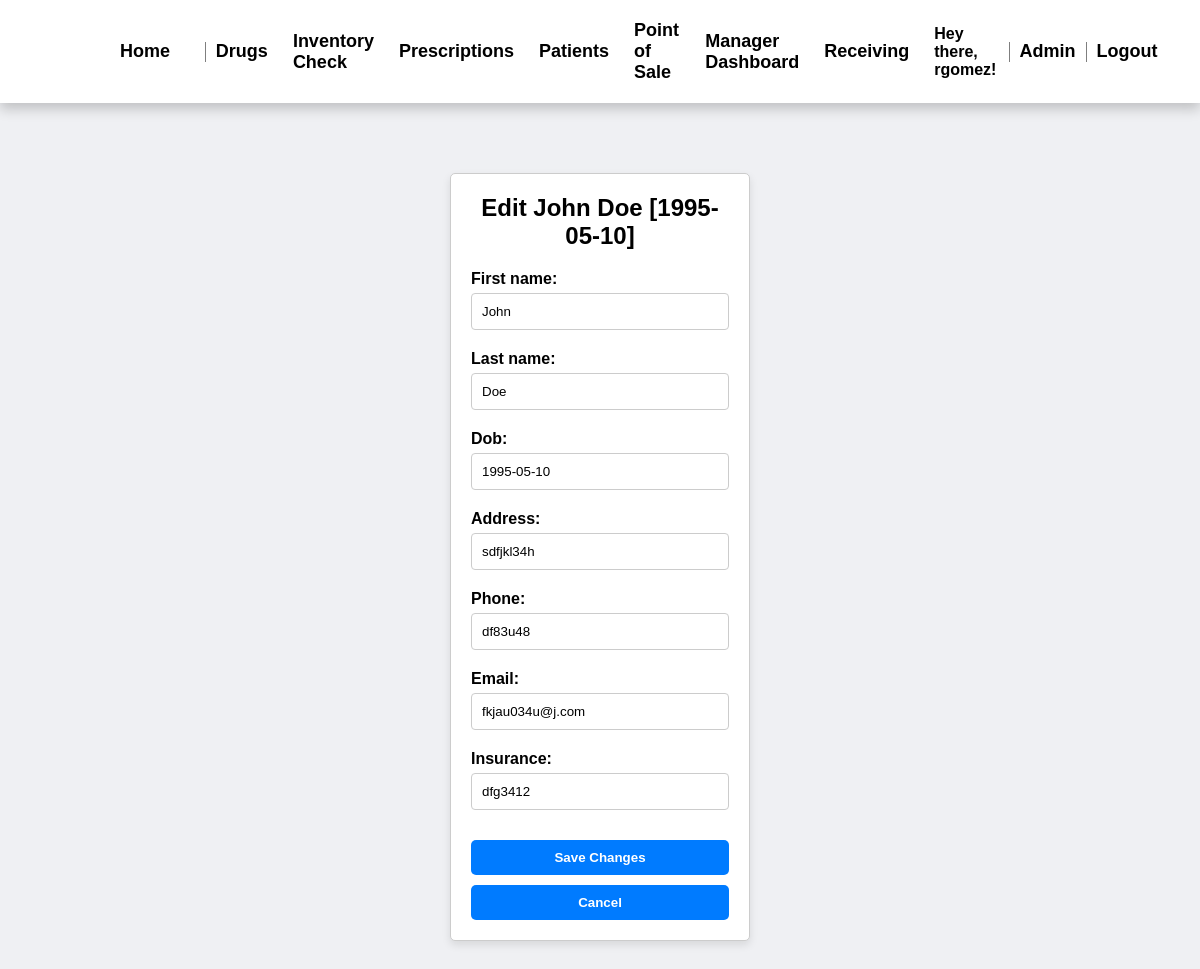
The app's page /patients/edit/2/ (signed in), older data.
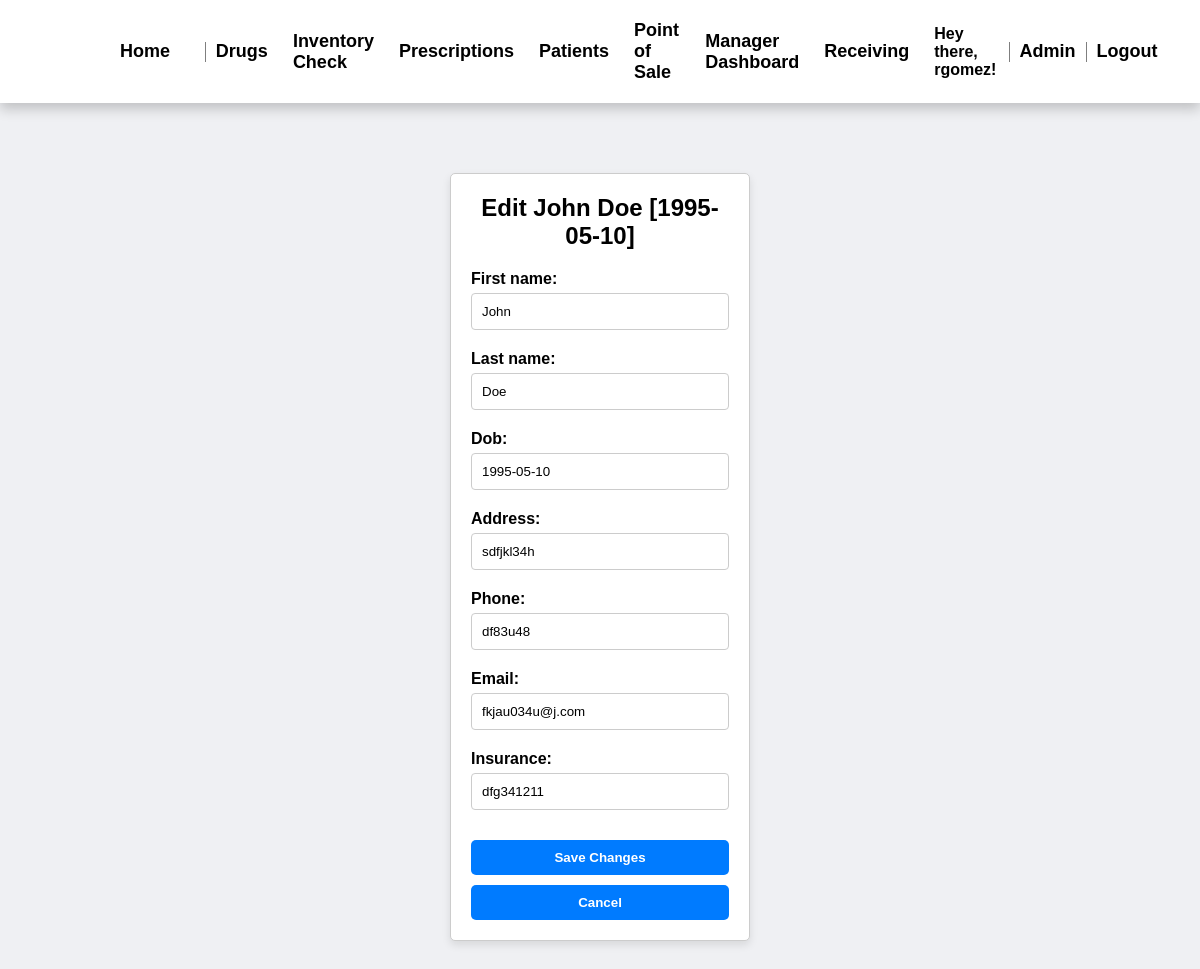
The same page, newer data.
### patient/models.py (models this page shows)
class Patient(models.Model):
    first_name = models.CharField(max_length=255)
    last_name = models.CharField(max_length=255)
    dob = models.DateField()
    address = models.CharField(max_length=255)
    phone = models.CharField(max_length=255)
    email = models.EmailField()
    insurance = models.CharField(max_length=255)
    def __str__(self):
        return f"{self.first_name} {self.last_name} [{self.dob}]"

### patient/views.py (the view)
# urls.py: path('edit/<int:pk>/', views.edit_patient, name='edit_patient'),
@login_required
def edit_patient(request, pk):
    patient = get_object_or_404(Patient, pk=pk)
    if request.method == 'POST':
        form = PatientForm(request.POST, instance=patient)  # Pass the instance to update
        if form.is_valid():
            if 'save' in request.POST:
                form.save()
                return redirect('patient_list')  # Redirect to the patient list after saving
            else:
                return redirect('patient_list') # Redirect to the patient list after canceling without saving changes
    else:
        form = PatientForm(instance=patient)  # Populate the form with existing data
    return render(request, 'edit_patient.html', {'form': form, 'patient': patient})

### patient/forms.py (shortened to what this page needs)
class PatientForm(forms.ModelForm):
    class Meta:
        model = Patient
        fields = ['first_name', 'last_name', 'dob', 'address', 'phone', 'email', 'insurance']

### drugs/templatetags/custom_filters.py (called while the page is built)
@register.filter
def is_in_group(user, group_names):
    group_list = group_names.split(',')
    return user.groups.filter(name__in=group_list).exists()

### patient/templates/edit_patient.html (shortened to what this page needs)
{% extends "base.html" %}
{% block css %}
    {% load static %}
    <link rel="stylesheet" type="text/css" href="{% static 'form.css' %}" />
{% endblock css %}
{% block content %}
    <div class="form-container">
        <h2>Edit {{ patient }}</h2>
        <form method="POST">
            {% for field in form %}
                <div class="form-group {{ field.name }}">
                    {{ field.label_tag }}
                    {{ field }}
                </div>
            {% endfor %}
            <button type="submit" name="save">Save Changes</button>
            <button type="submit" name="cancel">Cancel</button>
        </form>
    </div>
{% endblock %}

Row changes from the older to the newer data that the page shows:
changed Patient "John": insurance "dfg3412" → "dfg341211"
